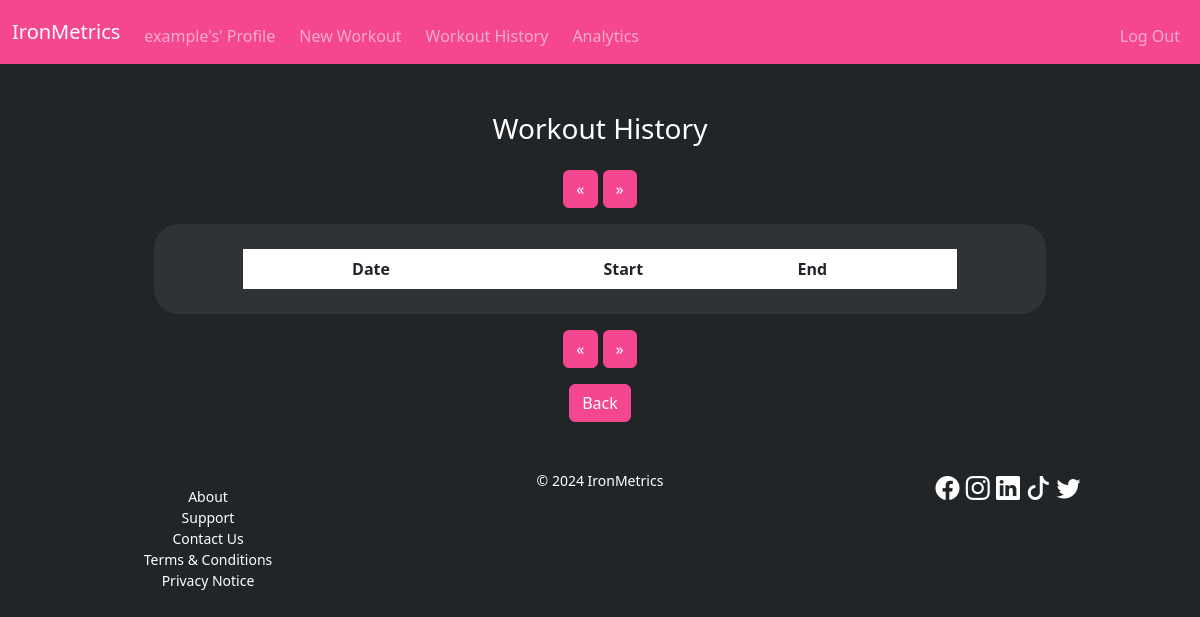
The page /workouthistory (signed in) on the database as committed earlier.
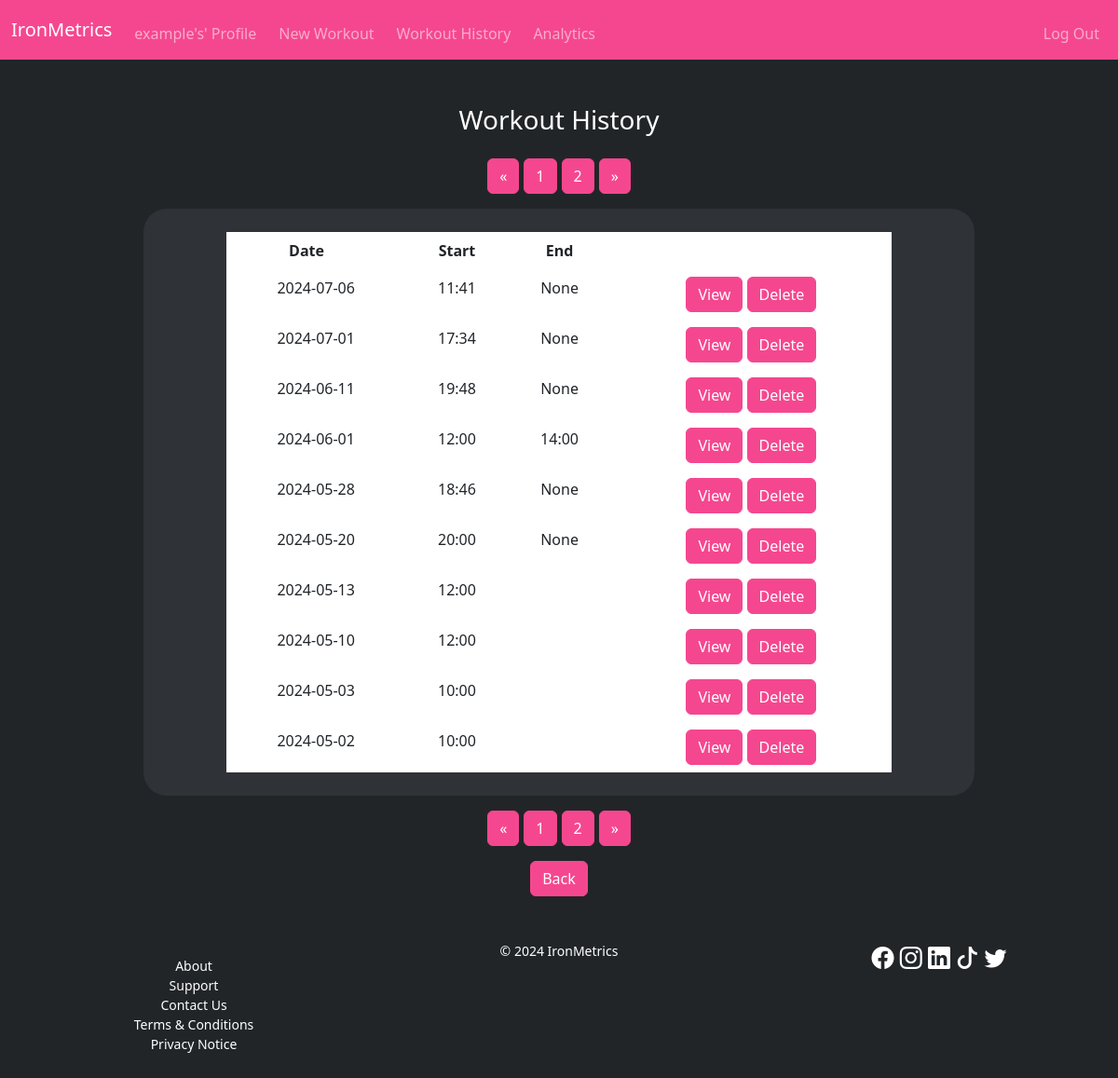
The same page on the database as committed later.
### tables this page shows
CREATE TABLE workout (
	id INTEGER PRIMARY KEY AUTOINCREMENT NOT NULL,
	user_id INTEGER NOT NULL,
	date TEXT NOT NULL,
	start_time TEXT,
	end_time TEXT,
	name TEXT,
	note TEXT,
	FOREIGN KEY (user_id) REFERENCES user (id)
	ON UPDATE CASCADE
	ON DELETE CASCADE
);

### app.py (the view, shortened to what this page needs)
@app.route("/workouthistory", methods=["GET", "POST"])
@login_required
def workouthistory():
    user_id = session.get("user_id", None)
    workouts_sum = db.execute("SELECT COUNT() sum FROM workout WHERE user_id = ?;", user_id)[0].get("sum", None)
    workouts_per_page = 10
    number_of_pages = math.ceil(workouts_sum / workouts_per_page)
    pages = list(range(1, number_of_pages + 1))
    if session.get("workout_history_page", None) == None:
        session["workout_history_page"] = 1
    current_page = session.get("workout_history_page", None)
    row_num_start = (current_page - 1) * workouts_per_page
    row_num_end = current_page * workouts_per_page
    if session.get("workout_history_date_order_switch", None) == None:
        session["workout_history_date_order_switch"] = "DESC"
    if session["workout_history_date_order_switch"] == "DESC":
        workout_history = db.execute("""
                                    WITH t AS (
                                    SELECT ROW_NUMBER () OVER (ORDER BY date DESC) row_num,
                                    id,
                                    date,
                                    start_time,
                                    end_time
                                    FROM workout
                                    WHERE user_id = ?
                                    )
                                    SELECT * FROM t WHERE row_num > ? AND row_num <= ?;

                                    """, user_id, row_num_start, row_num_end)
    return render_template("workouthistory.html", workout_history=workout_history, pages=pages)

### app.py (called while the page is built)
@app.after_request
def after_request(response):
    response.headers["Cache-Control"] = "no-cache, no-store, must-revalidate"
    response.headers["Expires"] = 0
    response.headers["Pragma"] = "no-cache"
    return response

### helpers.py (called while the page is built)
def login_required(f):
    @wraps(f)
    def decorated_function(*args, **kwargs):
        if session.get("user_id") is None:
            return redirect(url_for("login"))
        return f(*args, **kwargs)
    return decorated_function

### templates/workouthistory.html (shortened to what this page needs)
{% extends "base.html" %}
{% block head %}
  <link rel="stylesheet" href="static/workouthistory.css">
{% endblock %}
{% block main %}
<div class="container workout-history-container">
    <h3>Workout History</h3>
    <nav class="pagination-buttons" aria-label="Top workout history page navigation">
        <ul class="pagination justify-content-center">
          <li class="page-item">
            <form action="/workouthistory" method="post" id="prev-page" style="display: inline;">
              <button type="submit" form="prev-page" class="btn btn-tertiary-color">&laquo;</button>
            </form>
          </li>
          {% for page in pages %}
          <li class="page-item">
            <form action="/workouthistory" method="post" id="change-page{{ page }}" style="display: inline;">
              <button type="submit" form="change-page{{ page }}" class="btn btn-tertiary-color">{{ page }}</button>
            </form>
          </li>
          {% endfor %}
          <li class="page-item">
            <form action="/workouthistory" method="post" id="next-page" style="display: inline;">
              <button type="submit" form="next-page" class="btn btn-tertiary-color">&raquo;</button>
            </form>
          </li>
        </ul>
    </nav>
    <div class="workout-history-table-wrapper secondary-color-background">
      <table class="table text-white workout-history-table">
          <thead>
              <tr>
                  <th>
                    Date
                    <form action="/workouthistory" method="post" id="date-sort" style="display: inline;">
                      <button type="submit" form="date-sort" class="bi bi-arrow-down-up" style="color: white; border: none; background-color: inherit; padding: inherit; display: inline-block;"></button>
                    </form>
                  </th>
                  <th>Start</th>
                  <th>End</th>
                  <th></th>
              </tr>
          </thead>
          <tbody>
              {% for workout in workout_history %}
                  <tr>
                      <td>{{ workout.date }}</td>
                      <td>{{ workout.start_time }}</td>
                      <td>{{ workout.end_time }}</td>
                      <td>
                          <form action="/workouthistory" method="post" id="edit-workout{{ workout.id }}" style="display: inline;">
                              <button type="submit" form="edit-workout{{ workout.id }}" class="btn btn-tertiary-color">View</button>
                          </form>
                          <form action="/workouthistory" method="post" id="delete-workout{{ workout.id }}" style="display: inline;">
                              <button type="submit" form="delete-workout{{ workout.id }}" class="btn btn-tertiary-color">Delete</button>
                          </form>
                      </td>
                  </tr>
              {% endfor %}
          </tbody>
      </table>
    </div>
    <nav class="pagination-buttons" aria-label="Bottom workout history page navigation">
      <ul class="pagination justify-content-center">
        <li class="page-item">
          <form action="/workouthistory" method="post" id="prev-page" style="display: inline;">
            <button type="submit" form="prev-page" class="btn btn-tertiary-color">&laquo;</button>
          </form>
        </li>
        {% for page in pages %}
        <li class="page-item">
          <form action="/workouthistory" method="post" id="change-page{{ page }}" style="display: inline;">
            <button type="submit" form="change-page{{ page }}" class="btn btn-tertiary-color">{{ page }}</button>
          </form>
        </li>
        {% endfor %}
        <li class="page-item">
          <form action="/workouthistory" method="post" id="next-page" style="display: inline;">
            <button type="submit" form="next-page" class="btn btn-tertiary-color">&raquo;</button>
          </form>
        </li>
      </ul>
    </nav>
    <button type="button" class="btn btn-tertiary-color" onclick="history.back()">Back</button>
</div>
{% endblock %}

Rows that differ between the two databases and show on the page:
added workout: date "2024-07-06", start_time "11:41", end_time "None"
added workout: date "2024-07-01", start_time "17:34", end_time "None"
added workout: date "2024-06-11", start_time "19:48", end_time "None"
added workout: date "2024-06-01", start_time "12:00", end_time "14:00"
added workout: date "2024-05-28", start_time "18:46", end_time "None"
added workout: date "2024-05-20", start_time "20:00", end_time "None"
added workout: date "2024-05-13", start_time "12:00"
added workout: date "2024-05-10", start_time "12:00"
added workout: date "2024-05-03", start_time "10:00"
added workout: date "2024-05-02", start_time "10:00"
Other text that changed with them:
new list line: "1"
new list line: "2"
